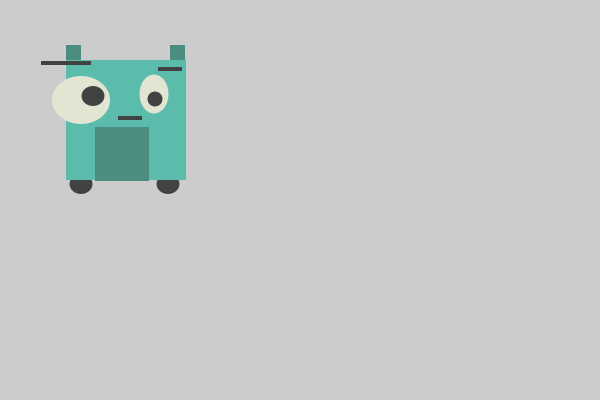
Frame 1 (no input)
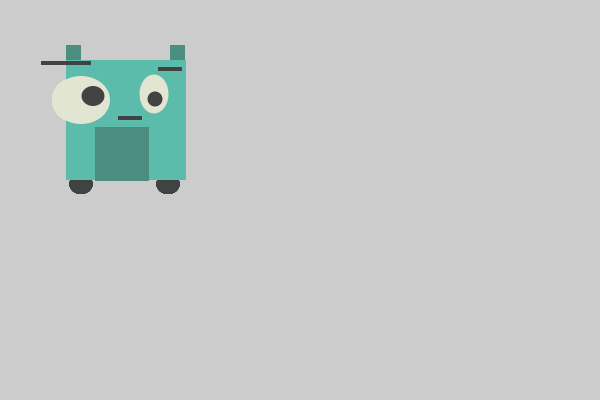
Frame 60 (the mouse pressed at the canvas centre just before this capture)
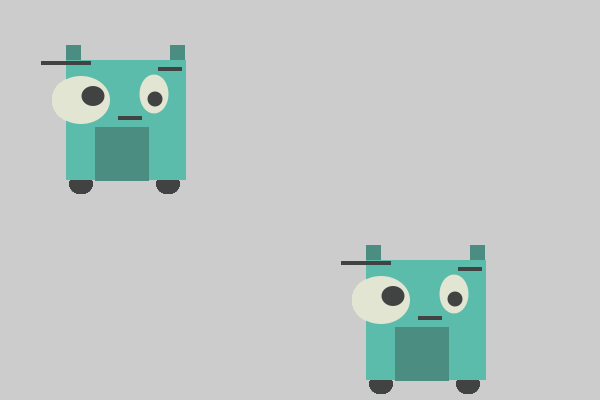
Frame 120 (the mouse held since frame 60 and released just before this capture)

The Processing sketch that drew these frames (run headless with seeded random() and noise(); from frame 60 on, the mouse is pressed at the canvas centre):

// Processing sketch: processing_140318
// ── processing_140318.pde



void setup () {
size (600,400);
smooth ();
}

void draw () {
  
noStroke();
fill (65,66,66);
ellipse (mouseX +  81, mouseY + 184, 23, 20);
ellipse (mouseX +  168, mouseY + 184, 23, 20);


fill (75,142,129);
rect (mouseX +  66, mouseY + 45, 15, 15);
fill (75,142,129);
rect (mouseX + 170, mouseY + 45, 15, 15);
fill (92,188,171);
rect (mouseX + 66, mouseY + 60, 120, 120);

fill (65,66,66);
rect (mouseX + 41, mouseY + 61, 50, 4);
rect (mouseX + 158, mouseY + 67, 24, 4);
rect (mouseX + 118, mouseY + 116, 24, 4);

fill (75,142,129);
rect (mouseX + 95,mouseY +  127, 54, 54);

fill (227,229,211);
ellipse (mouseX + 81, mouseY + 100, 58, 48);
fill (65,66,66);
ellipse ( mouseX + 93,mouseY +  96, 23, 20);
fill (227,229,211);
ellipse (mouseX +  154, mouseY + 94, 29, 39);
fill (65,66,66);
ellipse (mouseX +  155, mouseY + 99, 15, 15);

}
